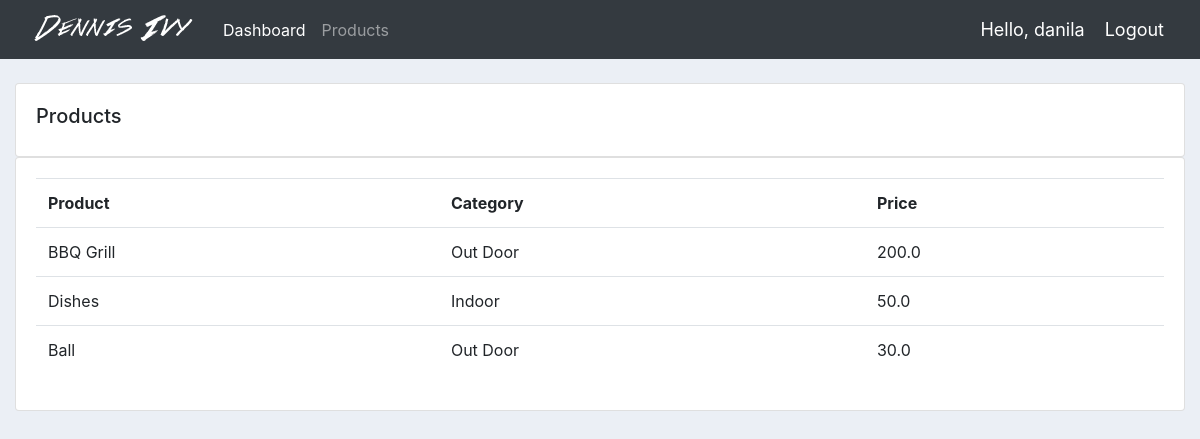
Screenshot of /products/ (signed in) with the database file from the repository.
### accounts/models.py (models this page shows, shortened)
class Product(models.Model):
	CATEGORY = (
			('Indoor', 'Indoor'),
			('Out Door', 'Out Door'),
			)
	name = models.CharField(max_length = 200, null = True)
	price = models.FloatField(null = True)
	category = models.CharField(max_length = 200, null = True, choices = CATEGORY)
	description = models.CharField(max_length = 200, null = True, blank = True)
	date_created = models.DateTimeField(auto_now_add = True, null = True)
	tags = models.ManyToManyField(Tag)

### accounts/decorators.py (the view)
		def wrapper_func(request, *args, **kwargs):
			group = None
			if request.user.groups.exists():
				group = request.user.groups.all()[0].name
			if group in allowed_roles:
				return view_func(request, *args, **kwargs)
			else:
				return HttpResponse('you are not authenticated to view this page')

### accounts/views.py (called while the page is built)
@login_required(login_url = 'login-url')
@allowed_users(allowed_roles = ['admin'])
def products(request):
	products = models.Product.objects.all()
	context =  {'products': products}
	return render(request, 'accounts/products.html', context)

### accounts/templates/accounts/products.html (shortened to what this page needs)
{% extends 'accounts/main.html' %}
{% block content %}
		<br>
		<div class="row">
			<div class="col-md">
				<div class="card card-body">
					<h5>Products</h5>
				</div>
				<div class="card card-body">
					<table class="table">
						<tr>
							<th>Product</th>
							<th>Category</th>
							<th>Price</th>
						</tr>
						{% for product in products %}
						<tr>
							<td>{{ product.name }}</td>
							<td>{{ product.category }}</td>
							<td>{{ product.price }}</td>
						{% endfor %}
						</tr>
					</table>
				</div>
			</div>
		</div>
{% endblock %}

### accounts/templates/accounts/includes/navbar.html (shortened to what this page needs)
{% block content %}
{% load static %}
<nav class="navbar navbar-expand-lg navbar-dark bg-dark">
  <img src="{% static '/image/logo2.png' %}" >
  <div class="collapse navbar-collapse" id="navbarNav">
    <ul class="navbar-nav">
      {% if request.user.is_staff %}
      <li class="nav-item active">
        <a class="nav-link" href="{% url 'dashboard-url' %}">Dashboard</a>
      </li>
      <li class="nav-item">
        <a class="nav-link" href="{% url 'products-url' %}">Products</a>
      </li>
      {% else %}
      <li class="nav-item">
        <a class="nav-link" href="{% url 'account-url' %}">Settings</a>
      </li>
      {% endif %}
    </ul>
  </div>
  <span class="hello-msg">Hello, {{ request.user }}</span>
  <span><a class="hello-msg" href="{% url 'logout-url' %}">Logout</a></span>
</nav>
{% endblock %}

### static/css/main.css (style rules this page uses)
body { background-color: #ebeff5; }

### accounts/templates/accounts/includes/navbar.html (style rules this page uses)
.hello-msg { font-size: 18px; color: white; margin-right:20px; }

### rows the page displays
Product: name "BBQ Grill", category "Out Door", price "200.0"
Product: name "Dishes", category "Indoor", price "50.0"
Product: name "Ball", category "Out Door", price "30.0"

### other values shown
{{ request.user }} "danila"
